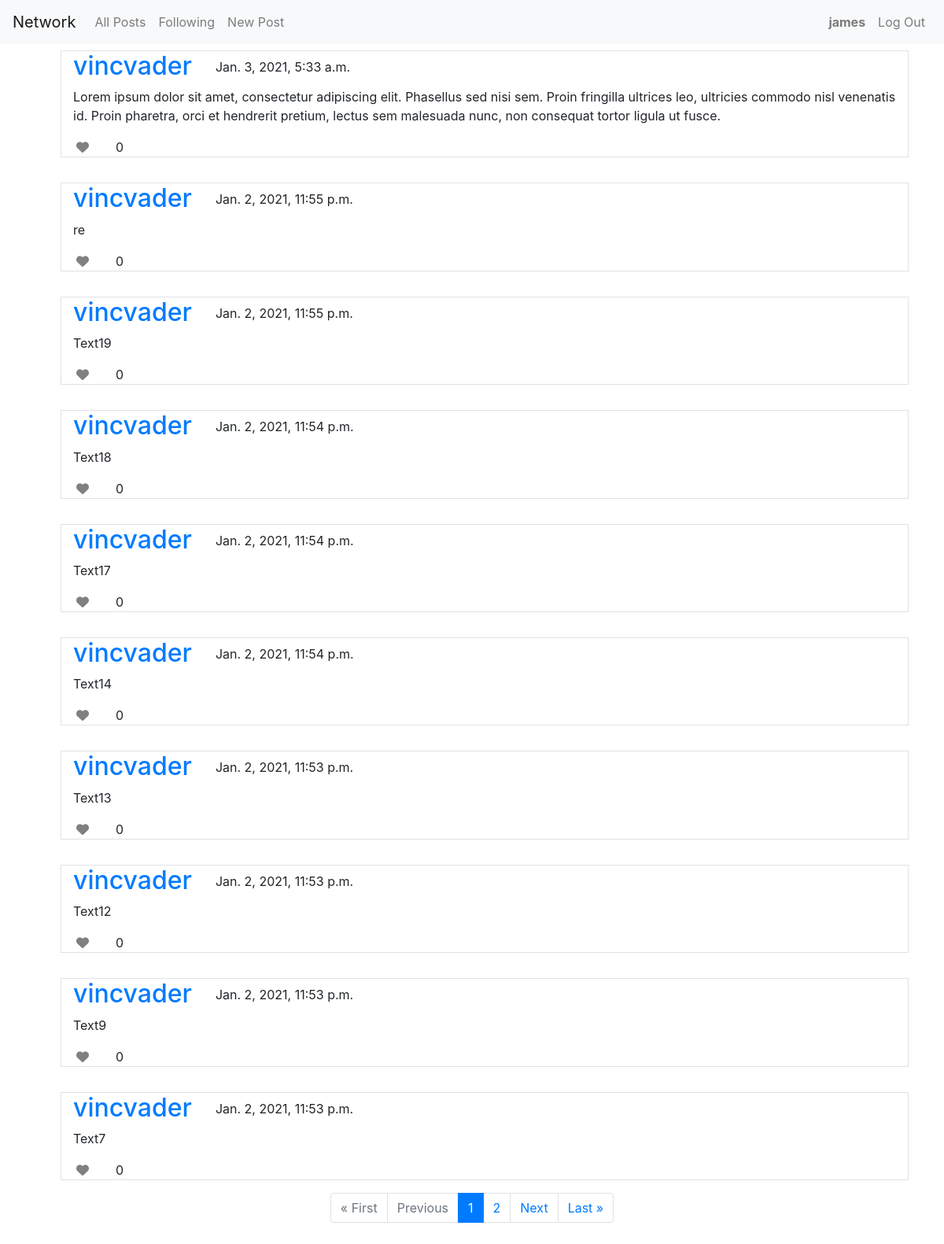
Before: /following (signed in) with the older database file.
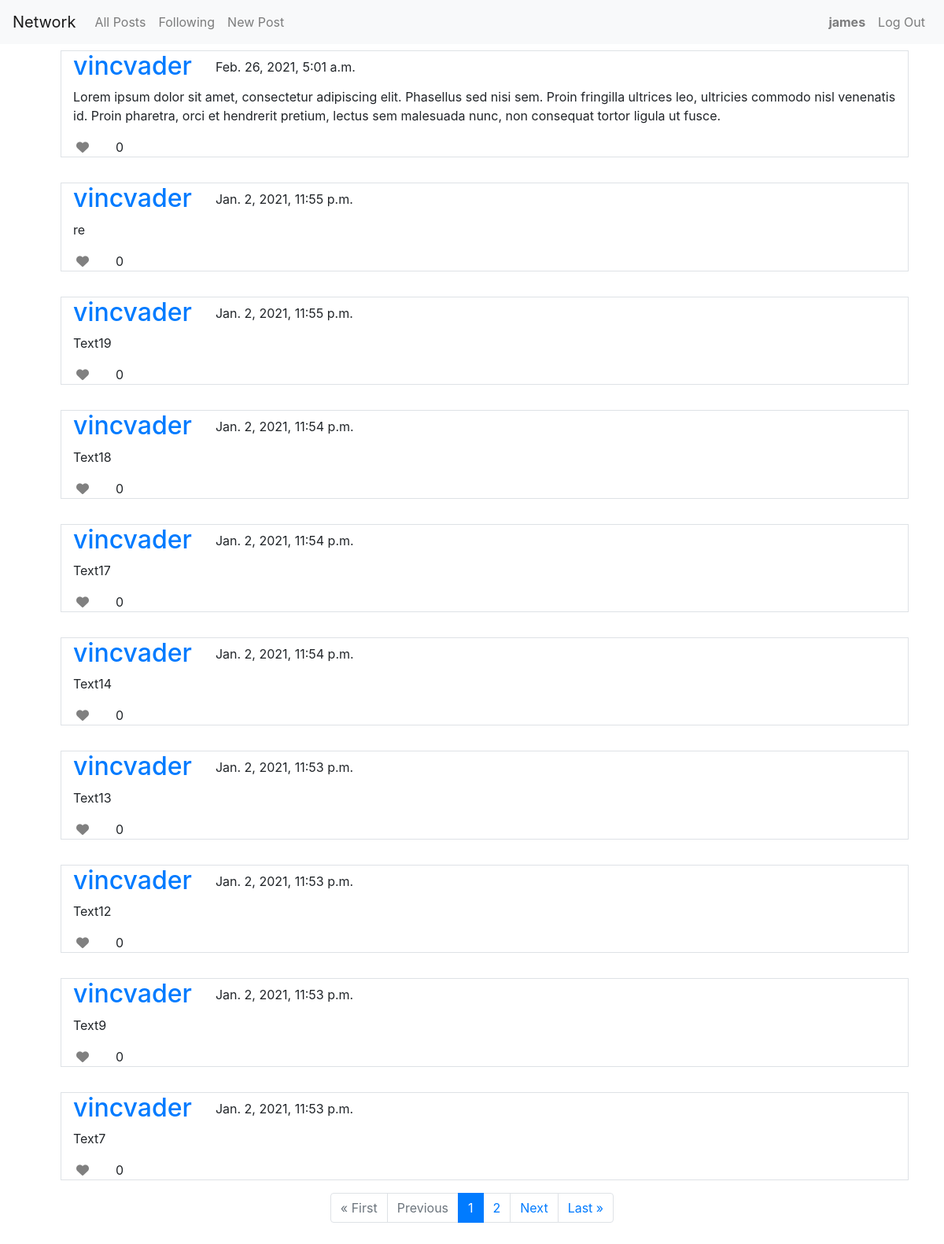
After: the same page with the newer database file.
### network/models.py (models this page shows, shortened)
class Post(models.Model):
    author = models.ForeignKey(User, on_delete=models.CASCADE)
    content = models.TextField(max_length=255)
    date_posted = models.DateTimeField(auto_now_add=True)

class User(AbstractUser):
    pass

### network/views.py (the view)
# urls.py: path("following", views.following, name="following"),
def following(request):
    user = User.objects.get(id=request.user.pk)
    follow = Follow.objects.filter(following_user=user)
    posts = []
    for items in follow:
        posts += Post.objects.filter(author=items.user)
    posts.sort(key=lambda x: x.date_posted, reverse=True)
    paginator = Paginator(posts, 10)
    page_number = request.GET.get('page')
    page_obj = paginator.get_page(page_number)
    return render(request, "network/following.html", {
        "follow": follow,
        'page_obj': page_obj,
    })

### network/templates/network/following.html (shortened to what this page needs)
{% extends "network/layout.html" %}
{% block body %}
<div class="row m-3">
    {%for post in page_obj%}
    <div class="col-12 m-3 border">
        <div class="row">
            <div class="col col-auto">
                <h2>
                    <a href="{% url 'profile' user_id=post.author.pk %}">
                        {{post.author}}
                    </a>
                </h2>
            </div>
            <div class="col">
                <p class=" mt-2 mb-0">
                    {{post.date_posted}}
                </p>
            </div>
            <div class="col-12">
                <p>{{post.content}}</p>
                <div class="like-wrapper row">
                    <div class="col col-auto">
                        <i class="fas fa-heart p-1 like" {% if request.user.is_authenticated %}
                            data-user="{{request.user.pk}}" {% else %} data-user="{{post.author.pk}}" {% endif %}
                            data-post="{{post.pk}}" data-liked='{{post.liked}}'></i>
                    </div>
                    <div class="col like-count" data-post="{{post.pk}}">
                        0
                    </div>
                </div>
            </div>
        </div>
    </div>
    {% endfor %}
    <div class="col-12">
        <nav aria-label="Page navigation example">
            <ul class="pagination justify-content-center">
                {% if page_obj.has_previous %}
                <li class="page-item">
                    <a class="page-link" href="?page=1">&laquo; First</a>
                </li>
                <li class="page-item">
                    <a class="page-link" href="?page={{ page_obj.previous_page_number }}" tabindex="-1"
                        aria-disabled="true">Previous</a>
                </li>
                {%else%}
                <li class="page-item disabled">
                    <a class="page-link" aria-disabled="true" href="#">&laquo; First</a>
                </li>
                <li class="page-item disabled">
                    <a class="page-link disabled" href="#" tabindex="-1" aria-disabled="true">Previous</a>
                </li>
                {%endif%}
                {%for page in page_obj.paginator.page_range %}
                {% if page_obj.number == page %}
                <li class="page-item active"><a class="page-link" href="?page={{page}}">{{page}}</a></li>
                {% else %}
                <li class="page-item"><a class="page-link" href="?page={{page}}">{{page}}</a></li>
                {%endif%}
                {%endfor%}
                {% if page_obj.has_next %}
                <li class="page-item">
                    <a class="page-link" href="?page={{ page_obj.next_page_number }}">Next</a>
                </li>
                <li class="page-item">
                    <a class="page-link" href="?page={{ page_obj.paginator.num_pages }}">Last &raquo;</a>
                </li>
                {% endif %}
            </ul>
        </nav>
    </div>
</div>
{% endblock %}

Changed rows visible on the page:
removed Post: author "vincvader", date_posted "Jan. 3, 2021, 5:33 a.m.", content "Lorem ipsum dolor sit amet, consectetur adipiscing elit. Phasellus sed nisi sem. Proin fringilla ultrices leo, ultricies commodo nisl venenatis id. Proin pharetra, orci et hendrerit pretium, lectus sem malesuada nunc, non consequat tortor ligula ut fusce."
added Post: author "vincvader", date_posted "Feb. 26, 2021, 5:01 a.m.", content "Lorem ipsum dolor sit amet, consectetur adipiscing elit. Phasellus sed nisi sem. Proin fringilla ultrices leo, ultricies commodo nisl venenatis id. Proin pharetra, orci et hendrerit pretium, lectus sem malesuada nunc, non consequat tortor ligula ut fusce."
